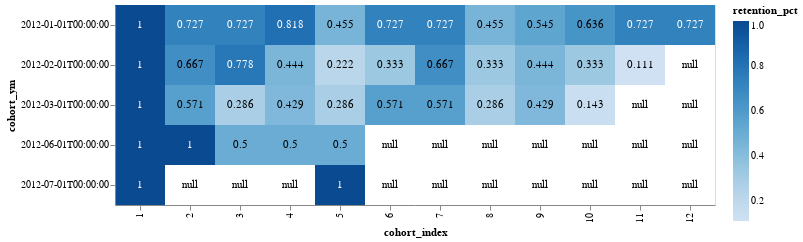

Here is the notebook cell this chart was saved with:
### Code cell
base = alt.Chart(retention_data).encode(
    alt.X('cohort_index:O', scale=alt.Scale(paddingInner=0)),
    alt.Y('cohort_ym:O', scale=alt.Scale(paddingInner=0)),
).properties(width=600, height=200)

heatmap = base.mark_rect().encode(
    color = alt.Color('retention_pct',scale=alt.Scale(scheme='blues'))
)
text = base.mark_text(baseline = 'middle').encode(
    text = 'retention_pct',
    color = alt.condition(
        alt.datum.retention_pct > 0.7,
        alt.value('white'),
        alt.value('black')
        )
)
heatmap + text

### Figure 1 — Vega-Lite specification as saved in the notebook (floating-point values rounded to 4 significant figures)
{"config": {"view": {"continuousWidth": 400, "continuousHeight": 300}}, "layer": [{"mark": "rect", "encoding": {"color": {"type": "quantitative", "field": "retention_pct", "scale": {"scheme": "blues"}}, "x": {"type": "ordinal", "field": "cohort_index", "scale": {"paddingInner": 0}}, "y": {"type": "ordinal", "field": "cohort_ym", "scale": {"paddingInner": 0}}}, "height": 200, "width": 600}, {"mark": {"type": "text", "baseline": "middle"}, "encoding": {"color": {"condition": {"value": "white", "test": "(datum.retention_pct > 0.7)"}, "value": "black"}, "text": {"type": "quantitative", "field": "retention_pct"}, "x": {"type": "ordinal", "field": "cohort_index", "scale": {"paddingInner": 0}}, "y": {"type": "ordinal", "field": "cohort_ym", "scale": {"paddingInner": 0}}}, "height": 200, "width": 600}], "data": {"name": "data-8734bb1b03e42580bd71193069931928"}, "$schema": "https://vega.github.io/schema/vega-lite/v4.8.1.json", "datasets": {"data-8734bb1b03e42580bd71193069931928": [{"cohort_ym": "2012-01-01T00:00:00", "cohort_index": 1, "retention_pct": 1.0}, {"cohort_ym": "2012-02-01T00:00:00", "cohort_index": 1, "retention_pct": 1.0}, {"cohort_ym": "2012-03-01T00:00:00", "cohort_index": 1, "retention_pct": 1.0}, {"cohort_ym": "2012-06-01T00:00:00", "cohort_index": 1, "retention_pct": 1.0}, {"cohort_ym": "2012-07-01T00:00:00", "cohort_index": 1, "retention_pct": 1.0}, {"cohort_ym": "2012-01-01T00:00:00", "cohort_index": 2, "retention_pct": 0.727}, {"cohort_ym": "2012-02-01T00:00:00", "cohort_index": 2, "retention_pct": 0.667}, {"cohort_ym": "2012-03-01T00:00:00", "cohort_index": 2, "retention_pct": 0.571}, {"cohort_ym": "2012-06-01T00:00:00", "cohort_index": 2, "retention_pct": 1.0}, {"cohort_ym": "2012-07-01T00:00:00", "cohort_index": 2, "retention_pct": null}, {"cohort_ym": "2012-01-01T00:00:00", "cohort_index": 3, "retention_pct": 0.727}, {"cohort_ym": "2012-02-01T00:00:00", "cohort_index": 3, "retention_pct": 0.778}, {"cohort_ym": "2012-03-01T00:00:00", "cohort_index": 3, "retention_pct": 0.286}, {"cohort_ym": "2012-06-01T00:00:00", "cohort_index": 3, "retention_pct": 0.5}, {"cohort_ym": "2012-07-01T00:00:00", "cohort_index": 3, "retention_pct": null}, {"cohort_ym": "2012-01-01T00:00:00", "cohort_index": 4, "retention_pct": 0.818}, {"cohort_ym": "2012-02-01T00:00:00", "cohort_index": 4, "retention_pct": 0.444}, {"cohort_ym": "2012-03-01T00:00:00", "cohort_index": 4, "retention_pct": 0.429}, {"cohort_ym": "2012-06-01T00:00:00", "cohort_index": 4, "retention_pct": 0.5}, {"cohort_ym": "2012-07-01T00:00:00", "cohort_index": 4, "retention_pct": null}, {"cohort_ym": "2012-01-01T00:00:00", "cohort_index": 5, "retention_pct": 0.455}, {"cohort_ym": "2012-02-01T00:00:00", "cohort_index": 5, "retention_pct": 0.222}, {"cohort_ym": "2012-03-01T00:00:00", "cohort_index": 5, "retention_pct": 0.286}, {"cohort_ym": "2012-06-01T00:00:00", "cohort_index": 5, "retention_pct": 0.5}, {"cohort_ym": "2012-07-01T00:00:00", "cohort_index": 5, "retention_pct": 1.0}, {"cohort_ym": "2012-01-01T00:00:00", "cohort_index": 6, "retention_pct": 0.727}, {"cohort_ym": "2012-02-01T00:00:00", "cohort_index": 6, "retention_pct": 0.333}, {"cohort_ym": "2012-03-01T00:00:00", "cohort_index": 6, "retention_pct": 0.571}, {"cohort_ym": "2012-06-01T00:00:00", "cohort_index": 6, "retention_pct": null}, {"cohort_ym": "2012-07-01T00:00:00", "cohort_index": 6, "retention_pct": null}, {"cohort_ym": "2012-01-01T00:00:00", "cohort_index": 7, "retention_pct": 0.727}, {"cohort_ym": "2012-02-01T00:00:00", "cohort_index": 7, "retention_pct": 0.667}, {"cohort_ym": "2012-03-01T00:00:00", "cohort_index": 7, "retention_pct": 0.571}, {"cohort_ym": "2012-06-01T00:00:00", "cohort_index": 7, "retention_pct": null}, {"cohort_ym": "2012-07-01T00:00:00", "cohort_index": 7, "retention_pct": null}, {"cohort_ym": "2012-01-01T00:00:00", "cohort_index": 8, "retention_pct": 0.455}, {"cohort_ym": "2012-02-01T00:00:00", "cohort_index": 8, "retention_pct": 0.333}, {"cohort_ym": "2012-03-01T00:00:00", "cohort_index": 8, "retention_pct": 0.286}, {"cohort_ym": "2012-06-01T00:00:00", "cohort_index": 8, "retention_pct": null}, {"cohort_ym": "2012-07-01T00:00:00", "cohort_index": 8, "retention_pct": null}, {"cohort_ym": "2012-01-01T00:00:00", "cohort_index": 9, "retention_pct": 0.545}, {"cohort_ym": "2012-02-01T00:00:00", "cohort_index": 9, "retention_pct": 0.444}, {"cohort_ym": "2012-03-01T00:00:00", "cohort_index": 9, "retention_pct": 0.429}, {"cohort_ym": "2012-06-01T00:00:00", "cohort_index": 9, "retention_pct": null}, {"cohort_ym": "2012-07-01T00:00:00", "cohort_index": 9, "retention_pct": null}, {"cohort_ym": "2012-01-01T00:00:00", "cohort_index": 10, "retention_pct": 0.636}, {"cohort_ym": "2012-02-01T00:00:00", "cohort_index": 10, "retention_pct": 0.333}, {"cohort_ym": "2012-03-01T00:00:00", "cohort_index": 10, "retention_pct": 0.143}, {"cohort_ym": "2012-06-01T00:00:00", "cohort_index": 10, "retention_pct": null}, {"cohort_ym": "2012-07-01T00:00:00", "cohort_index": 10, "retention_pct": null}, {"cohort_ym": "2012-01-01T00:00:00", "cohort_index": 11, "retention_pct": 0.727}, {"cohort_ym": "2012-02-01T00:00:00", "cohort_index": 11, "retention_pct": 0.111}, {"cohort_ym": "2012-03-01T00:00:00", "cohort_index": 11, "retention_pct": null}, {"cohort_ym": "2012-06-01T00:00:00", "cohort_index": 11, "retention_pct": null}, {"cohort_ym": "2012-07-01T00:00:00", "cohort_index": 11, "retention_pct": null}, {"cohort_ym": "2012-01-01T00:00:00", "cohort_index": 12, "retention_pct": 0.727}, {"cohort_ym": "2012-02-01T00:00:00", "cohort_index": 12, "retention_pct": null}, {"cohort_ym": "2012-03-01T00:00:00", "cohort_index": 12, "retention_pct": null}, {"cohort_ym": "2012-06-01T00:00:00", "cohort_index": 12, "retention_pct": null}, {"cohort_ym": "2012-07-01T00:00:00", "cohort_index": 12, "retention_pct": null}]}}
